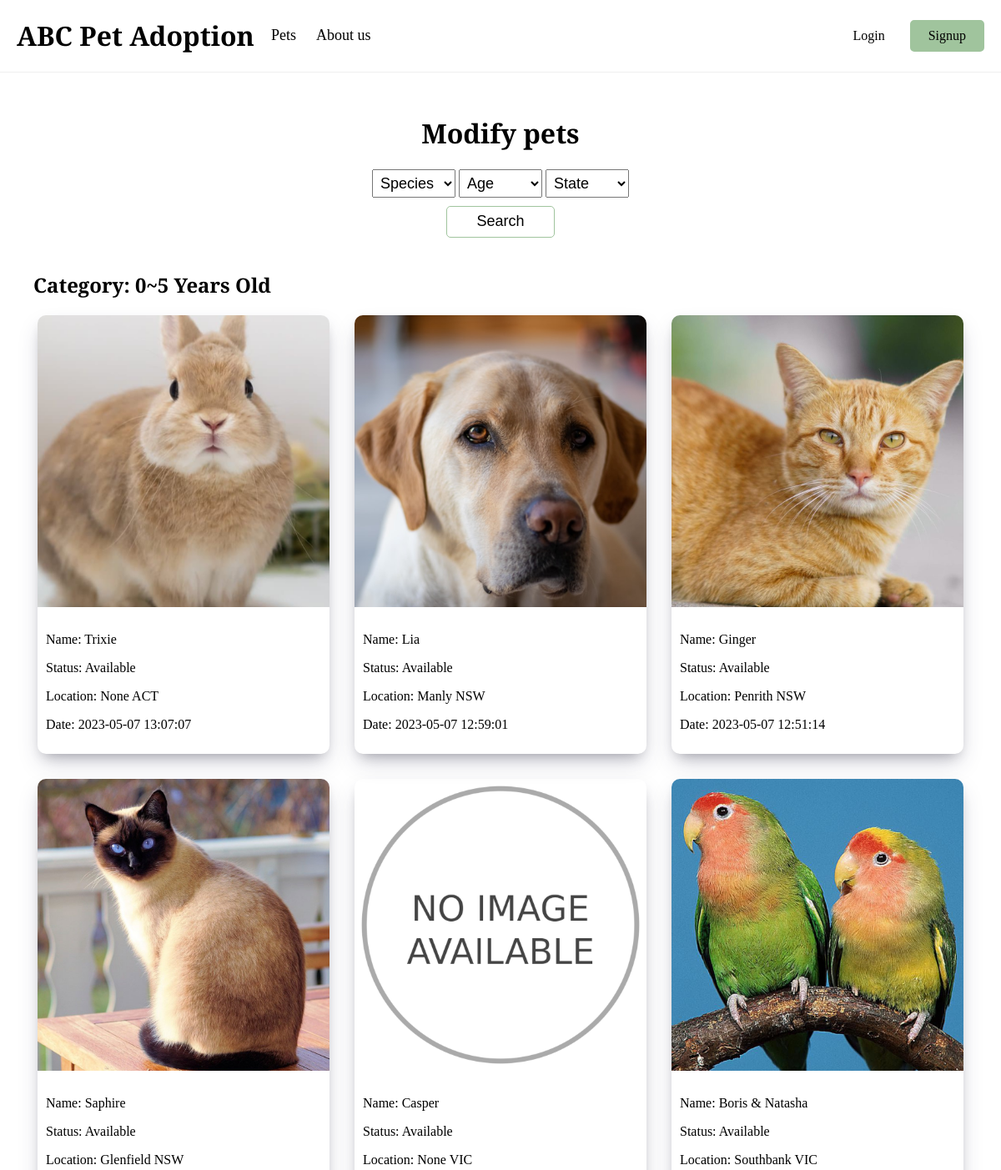
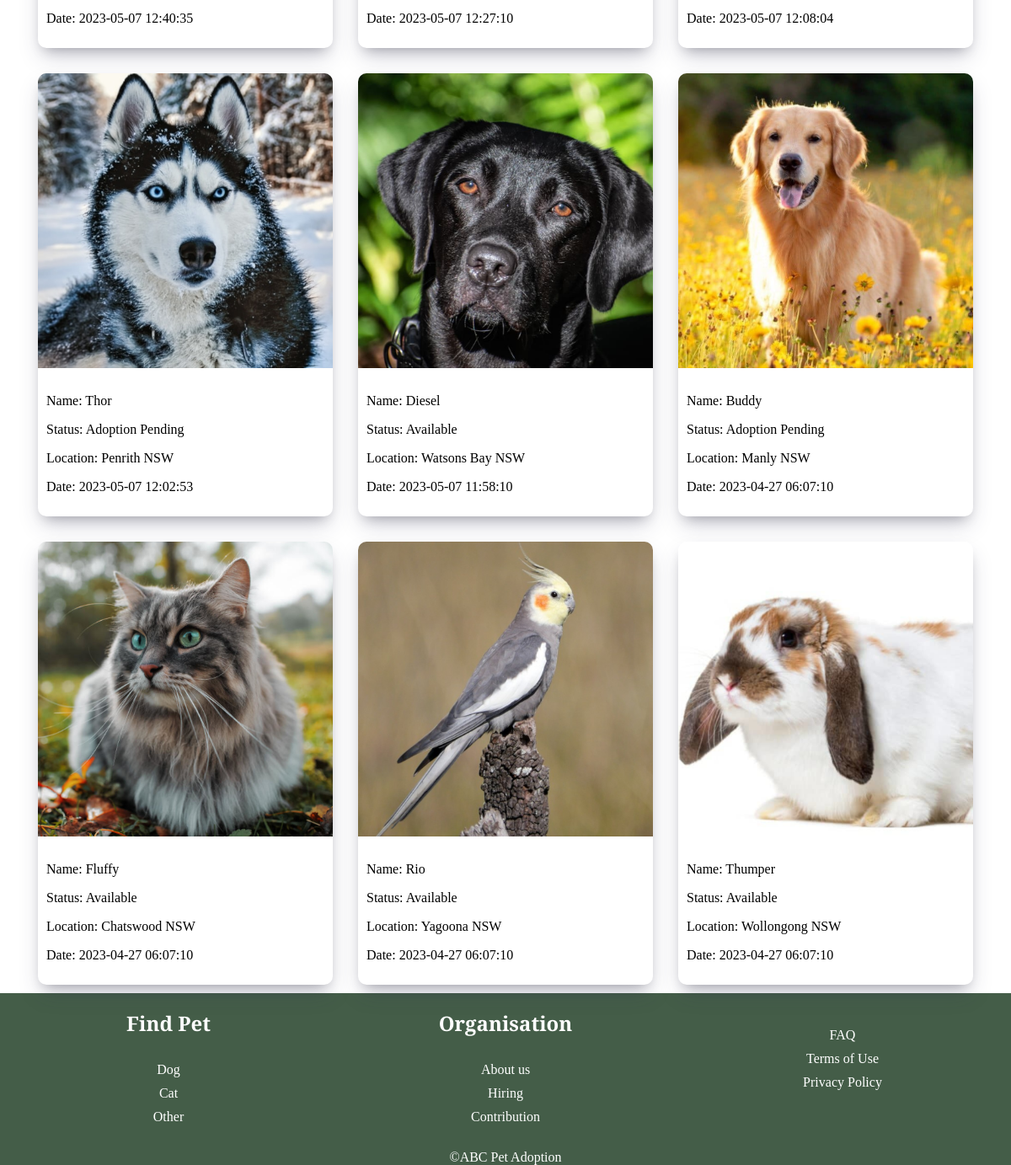
Page /pet-list?age=5 on the committed database (2 pictures, top to bottom).
### SEF/models.py (models this page shows, shortened)
class Pet(models.Model):
    name = models.CharField(max_length=100)
    species = models.CharField(max_length=100)
    breed = models.CharField(max_length=100)
    age = models.PositiveIntegerField()
    gender = models.CharField(max_length=50)
    description = models.CharField(max_length=500)
    image_path = models.CharField(max_length=100)
    status = models.CharField(max_length=100)
    suburb = models.CharField(max_length=100)
    state = models.CharField(max_length=100)
    fee = models.PositiveIntegerField()
    date_added = models.CharField(max_length=100)

### SEF/views.py (the view)
# urls.py: path("pet-list", views.pet_list),
def pet_list(request):
    pets = []
    category = 'All'
    try:
        if 'specie' in request.GET:
            pets = Pet.objects.all().filter(species=request.GET["specie"].title()).order_by("-date_added").values()
            category = request.GET["specie"].title()
        elif 'state' in request.GET:
            pets = Pet.objects.all().filter(state=request.GET["state"].upper()).order_by("-date_added").values()
            category = request.GET["state"].upper()
        elif 'gender' in request.GET:
            pets = Pet.objects.all().filter(gender=request.GET["gender"].title()).order_by("-date_added").values()
            category = request.GET["gender"].title()
        elif 'age' in request.GET:
            if request.GET['age'] == '5':
                pets = Pet.objects.all().filter(age__range=[0, 5]).order_by("-date_added").values()
                category = "0~5 Years Old"
            elif request.GET['age'] == '6-9':
                pets = Pet.objects.all().filter(age__range=[6, 9]).order_by("-date_added").values()
                category = "6~9 Years Old"
            elif request.GET['age'] == '10':
                pets = Pet.objects.all().filter(age__range=[10, 100]).order_by("-date_added").values()
                category = "10~ Years Old"
        else:
            pets = Pet.objects.all().order_by("-date_added").values()
        return render(
            request,
            'pet-list.html',
            context={
                'pets': pets,
                'category': f"Category: {category}"
            }
        )
    except:
        pets = Pet.objects.all().order_by("-date_added").values()
        return render(
            request,
            'pet-list.html',
            context={
                'pets': pets,
                'category': f"Category: {category}"
            }
        )

### SEF/templates/pet-list.html (shortened to what this page needs)
<!DOCTYPE html>
<html lang="en">
<head>
    {% load static %}
    <link rel="stylesheet" type="text/css" href="{% static 'css/master.css' %}">
    <link rel="stylesheet" type="text/css" href="{% static 'css/Kiyo.css' %}">
</head>
<body>
    {% include 'layout/header.html' %}
    <div id="pet-list-main">
        <form action="/search-pet" method="POST" id="search-pet" style="padding: 20px;">
            <h1>Modify pets</h1>
            <div>
                <select name="species" id="species">
                    <option selected="true" disabled="disabled">Species</option>
                </select>
                <select name="age" id="age" required>
                    <option selected="true" disabled="disabled">Age</option>
                </select>
                <select name="state" id="state" required>
                    <option selected="true" disabled="disabled">State</option>
                </select>
            </div>
            <button id="submit" type="submit">Search</button>
        </form>
        <h2 style="padding-left: 30px;">{{ category }}</h2>
        {% include 'components/pet-list-home.html' %}
    </div>
    {% include 'layout/footer.html' %}
</body>
</html>

### SEF/templates/components/pet-list-home.html
<div id="pets">
    {% if not pets %}
        <h1>No result found.</h1>
    {% else %}
        {% for pet in pets %}
        <a href="/pet-detail?pet_id={{ pet.id }}" id="pet-box">
            <div id="pet-img">
                <img src="static/{{ pet.image_path }}" alt="{{ pet.name }} image">
            </div>
            <div id="pet-feature">
                <p>Name: {{ pet.name }}</p>
                <p>Status: {{ pet.status }}</p>
                <p>Location: {{ pet.suburb }} {{ pet.state }}
                <p>Date: {{ pet.date_added }}</p>
            </div>
        </a>
        {% endfor %}
    {% endif %}
</div>

### SEF/static/css/master.css (style rules this page uses)
html, body { font-family: 'Young Serif', serif; margin: 0; padding: 0; }

### SEF/static/css/Kiyo.css (style rules this page uses)
#search-pet { display: flex; flex-direction: column; justify-content: center; align-items: center; }
#search-pet select { width: 100px; height: 34px; padding: 3px 5px; font-size: 18px; cursor: pointer; }
#submit { margin-top: 10px; width: 130px; height: 38px; border-radius: 5px; border: 1px solid #A0C49D; background-color: white; cursor: pointer; font-size: 18px; }
#pets { width: 100%; display: grid; grid-template-columns: auto auto auto; flex-direction: row; justify-content: center; align-items: center; gap: 30px; }
#pet-box { width: 100%; height: 100%; display: flex; flex-direction: column; box-shadow: rgba(50, 50, 93, 0.25) 0px 13px 27px -5px, rgba(0, 0, 0, 0.3) 0px 8px 16px -8px; text-decoration: none; border-radius: 10px; color: black; overflow: hidden; }
#pet-img img { width: 350px; }
#pet-feature { padding: 10px; }
#pet-list-main { padding: 10px; }

### rows in the picture
Pet: image_path (picture), name "Trixie", status "Available", suburb "None", state "ACT", date_added "2023-05-07 13:07:07"
Pet: image_path (picture), name "Lia", status "Available", suburb "Manly", state "NSW", date_added "2023-05-07 12:59:01"
Pet: image_path (picture), name "Ginger", status "Available", suburb "Penrith", state "NSW", date_added "2023-05-07 12:51:14"
Pet: image_path (picture), name "Saphire", status "Available", suburb "Glenfield", state "NSW", date_added "2023-05-07 12:40:35"
Pet: image_path (placeholder picture), name "Casper", status "Available", suburb "None", state "VIC", date_added "2023-05-07 12:27:10"
Pet: image_path (picture), name "Boris & Natasha", status "Available", suburb "Southbank", state "VIC", date_added "2023-05-07 12:08:04"
Pet: image_path (picture), name "Thor", status "Adoption Pending", suburb "Penrith", state "NSW", date_added "2023-05-07 12:02:53"
Pet: image_path (picture), name "Diesel", status "Available", suburb "Watsons Bay", state "NSW", date_added "2023-05-07 11:58:10"
Pet: image_path (picture), name "Buddy", status "Adoption Pending", suburb "Manly", state "NSW", date_added "2023-04-27 06:07:10"
Pet: image_path (picture), name "Fluffy", status "Available", suburb "Chatswood", state "NSW", date_added "2023-04-27 06:07:10"
Pet: image_path (picture), name "Rio", status "Available", suburb "Yagoona", state "NSW", date_added "2023-04-27 06:07:10"
Pet: image_path (picture), name "Thumper", status "Available", suburb "Wollongong", state "NSW", date_added "2023-04-27 06:07:10"

### other values in the picture
{{ category }} "Category: 0~5 Years Old"
